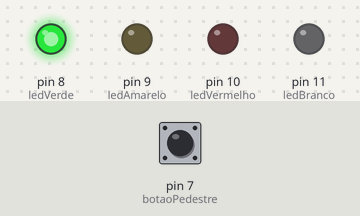
A sketch run on a simulated Arduino Uno, built with avr-gcc and run on an emulated ATmega328P. Shown: output pins drawn as LEDs (lit = HIGH). Inputs (shaded band) come from the test bench; at power-on: pin 7 (botaoPedestre) LOW.

Above: at 2.5 s.
At 6.0 s:
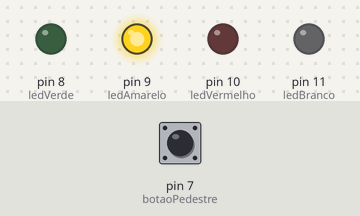
At 9.5 s:
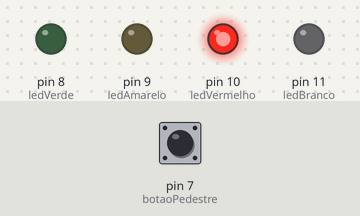
Timing chart, 0 to 15.6 s (numbered marks = the images above):
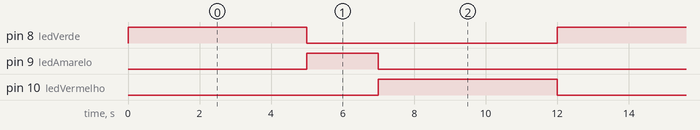

Measured:
- by itself, pin 8 (ledVerde), pin 10 (ledVermelho): alternates HIGH for 5.0 s and LOW for 7.0 s
- by itself, pin 9 (ledAmarelo): alternates HIGH for 2.0 s and LOW for 10.0 s
- by itself, everything shown: repeats every 12.0 s, in 3 steps

The sketch:

Atividade_4.ino
```cpp
int ledVerde = 8;
int ledAmarelo = 9;
int ledVermelho = 10;
int ledBranco = 11;

int botaoPedestre = 7;

bool pedestreSolicitou = false;


void setup() {
  pinMode(ledVerde, OUTPUT);
  pinMode(ledAmarelo, OUTPUT);
  pinMode(ledVermelho, OUTPUT);
  pinMode(botaoPedestre, INPUT);
  pinMode(ledBranco, OUTPUT);
}

// Configuração da porta 13 - Luz Vermelha
void loop() {
  // verifica se o botao foi pressionado
  if (digitalRead(botaoPedestre) == HIGH) {
    pedestreSolicitou = true;
  }

  //Semafaro - ciclo padrao
  digitalWrite(ledVerde, HIGH);
  digitalWrite(ledAmarelo, LOW);
  digitalWrite(ledVermelho, LOW);
  delay(5000);


  digitalWrite(ledVerde, LOW);
  digitalWrite(ledAmarelo, HIGH);
  delay(2000);

  digitalWrite(ledAmarelo, LOW);
  digitalWrite(ledVermelho, HIGH);
  delay(5000);


  if  (pedestreSolicitou) {
      // Mantem vermelho por mais tempo para pedestre
    delay(7000); // tempo extra para passagem segura
    pedestreSolicitou = false;  // Reseta o pedido
  }
}
```
